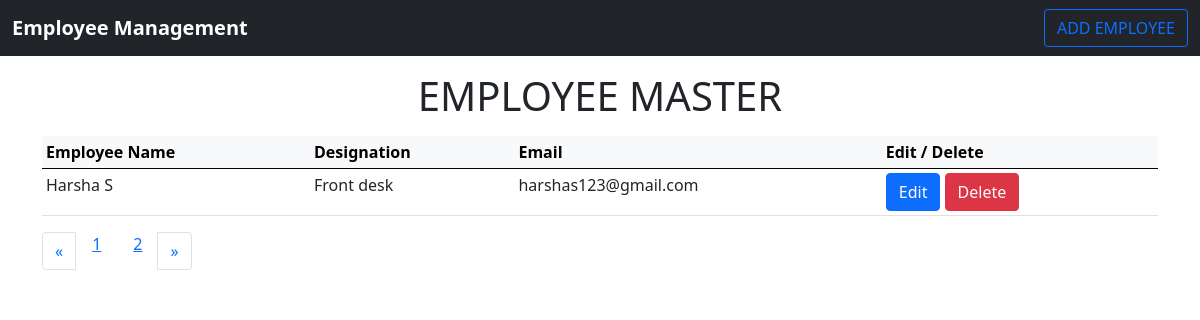
The app's page /index.php?page=2 with its own data.
### tables this page shows
CREATE TABLE `employee_data` (
  `emp_id` int(11) NOT NULL,
  `emp_name` varchar(100) NOT NULL,
  `emp_designation` varchar(100) NOT NULL,
  `mail_id` varchar(255) NOT NULL,
  `emp_image` varchar(255) NOT NULL
);

### index.php (the view, shortened to what this page needs)
<?php
include "connect_db.php";
$limit = 5;
if (isset($_GET['page'])) {
    $pageno = $_GET['page'];
} else {
    $pageno = 1;
}
$start_from = ($pageno - 1) * $limit;
$sql = "select * from `employee_data` limit $start_from, $limit";
$result1 = mysqli_query($connection, $sql);
?>
<!DOCTYPE html>
<html lang="en">
<head>
    <link href="https://cdn.jsdelivr.net/npm/bootstrap@5.0.2/dist/css/bootstrap.min.css" rel="stylesheet">
</head>
<body>
    <nav class="navbar navbar-expand-lg navbar-light bg-dark">
        <div class="container-fluid">
            <a class="navbar-brand" href="#">
                <b style="color: #fff;">Employee Management</b>
            </a>
            <a href="emp_addform.php"><button class="btn btn-outline-primary">ADD EMPLOYEE</button></a>
        </div>
    </nav>
    <div class="content">
        <h1 class="mt-3 mb-3" style="text-align: center;">EMPLOYEE MASTER</h1>
        <div class="container">
            <table class="table table-sm">
                <thead class="table-light">
                    <tr>
                        <th>Employee Name</th>
                        <th>Designation</th>
                        <th>Email</th>
                        <th>Edit / Delete</th>
                    </tr>
                </thead>
                <tbody>
                    <?php
                    while ($rows = mysqli_fetch_assoc($result1)) {
                    ?>
                        <tr>
                            <td><?php echo $rows['emp_name']; ?></td>
                            <td><?php echo $rows['emp_designation'] ?></td>
                            <td><?php echo $rows['mail_id'] ?></td>
                            <td>
                                <a href="emp_addform.php?emp_id=<?php echo $rows['emp_id'] ?>" class="btn btn-primary">Edit</a>
                                <a onClick="javascript: return confirm('Please confirm before deletion.');" href="delete_employee.php?emp_id=<?php echo $rows['emp_id'] ?>" class="btn btn-danger">Delete</a>
                            </td>
                        </tr>
                    <?php
                    }
                    ?>
                </tbody>
            </table>
            <ul class="pagination">
                <?php require("pagination.php"); ?>
            </ul>
        </div>
    </div>
</body>
</html>

### records on screen
employee_data: emp_name "Harsha S", emp_designation "Front desk", mail "harshas123@gmail.com"
